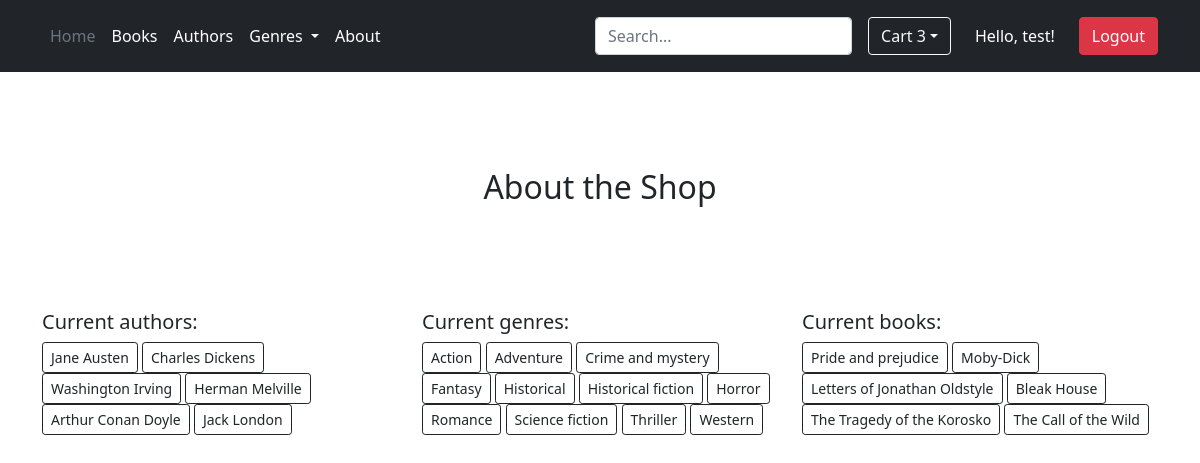
The page /about/ (signed in) on the database its author committed.
### cart/models.py (models this page shows, shortened)
class Cart(models.Model):
    user = models.ForeignKey(User, null=True, on_delete=models.CASCADE, related_name="cart")
    products = models.ManyToManyField(Book, blank=True)
    def get_total_price(self):
        return sum([book.price for book in self.products.all()])
    def get_total_quantity(self):
        return len([book for book in self.products.all()])

### catalog/models.py (models this page shows, shortened)
class Author(models.Model):
    first_name = models.CharField(max_length=100)
    last_name = models.CharField(max_length=100)
    date_of_birth = models.DateField(blank=True, null=True)
    date_of_death = models.DateField(blank=True, null=True)
    photo = models.ImageField(upload_to='authors/', blank=True)
    def get_author_url(self):
        return reverse("catalog-authors-author", args=[self.first_name, self.last_name, self.id])

class Book(models.Model):
    title = models.TextField()
    summary = models.TextField()
    date_of_publication = models.DateField(blank=True, null=True)
    price = models.DecimalField(max_digits=5, default=1.00, decimal_places=2)
    amount = models.IntegerField(null=False)
    book_cover = models.ImageField(upload_to='books/', blank=True, default="book-placeholder.jpeg")
    genre = models.ManyToManyField(Genre)
    author = models.ForeignKey(Author, on_delete=models.CASCADE, null=True, related_name="books")
    def get_genre(self):
        return ",".join([genre.name for genre in self.genre.all()])
    def get_book_url(self):
        return reverse("catalog-book", args=[self.id])
    get_genre.short_description = "Genre"

class Genre(models.Model):
    name = models.CharField(max_length=50)
    genre_picture = models.ImageField(upload_to='genres/', blank=True)
    def get_genre_url(self):
        return reverse("catalog-genres", args=[self.id])

### catalog/views.py (the view)
# urls.py: path('about/', AboutView.as_view(), name="catalog-about"),
class AboutView(TemplateView):
    template_name = "catalog/about.html"
    def get(self, request):
        authors = Author.objects.all()
        books = Book.objects.all()
        genres = Genre.objects.all()
        params = {
            'authors': authors,
            'books': books,
            'genres': genres
        }
        return render(request, self.template_name, params)

### templates/catalog/about.html
{% extends 'base.html' %}
{% block title %} About the Shop {% endblock %}
{% block content %}
<div class="container">
  <div class="row">
    <div class="col">
      <h5>Current authors:</h5>
      {% for author in authors %}
      <a href="{{ author.get_author_url}}" class="btn btn-sm btn-outline-dark">{{author.first_name}} {{author.last_name}}</a>
      {% endfor %}
    </div>
    <div class="col order-5">
      <h5>Current books:</h5>
      {% for book in books %}
      <a href="{{ book.get_book_url}}" class="btn btn-sm btn-outline-dark">{{book.title}}</a>
      {% endfor %}
    </div>
    <div class="col order-1">
      <h5>Current genres:</h5>
      {% for genre in genres %}
      <a href="{{ genre.get_genre_url}}" class="btn btn-sm btn-outline-dark">{{genre.name}}</a>
      {% endfor %}
    </div>
  </div>
</div>
{% endblock %}

### templates/base.html (shortened to what this page needs)
<!DOCTYPE html>
<html lang="en">
<head>
 <link href="https://cdn.jsdelivr.net/npm/bootstrap@5.0.2/dist/css/bootstrap.min.css" rel="stylesheet">
</head>
<body>
  <header class="p-3 bg-dark text-white">
      <div class="container" bis_skin_checked="1">
        <div class="d-flex flex-wrap align-items-center justify-content-center justify-content-lg-start" bis_skin_checked="1">
          <ul class="nav col-12 col-lg-auto me-lg-auto mb-2 justify-content-center mb-md-0">
            {% if genres %}
            <li><a href="{% url 'catalog-index' %}" class="nav-link px-2 text-secondary">Home</a></li>
            <li><a href="{% url 'catalog-index' %}" class="nav-link px-2 text-white">Books</a></li>
            <li><a href="{% url 'catalog-authors' %}" class="nav-link px-2 text-white">Authors</a></li>
            <li>
              <div class="dropdown">
                <span class="nav-link px-2 text-white dropdown-toggle" type="button" id="dropdownMenuButton" data-toggle="dropdown" aria-haspopup="true" aria-expanded="false">
                  Genres
                </span>
              </div>
            </li>
            {% endif %}
            <li><a href="{% url 'catalog-about' %}" class="nav-link px-2 text-white">About</a></li>
          </ul>
          <form class="col-12 col-lg-auto mb-3 mb-lg-0 me-lg-3" method="post" action="{% url 'catalog-search' %}">
            <input name="search" type="search" class="form-control form-control-dark" placeholder="Search..." aria-label="Search">
          </form>
          {% if user.is_authenticated %}
          <div class="dropdown">
                    <a class="btn btn-outline-light dropdown-toggle" id="dropdownMenuButton2" data-toggle="dropdown" aria-haspopup="true" aria-expanded="false">Cart {{user.cart.first.get_total_quantity}}</span></a>
                </div>
          <span class="px-4 text-white">Hello, {{user.username}}!</span><a href="{% url 'logout' %}" class="btn btn-danger">Logout</a>
          {% else %}
          <div class="text-end" bis_skin_checked="1">
            <a href="{% url 'login' %}" class="btn btn-outline-light me-2">Login</a>
            <a href="{% url 'accounts-signup' %}" class="btn btn-warning">Sign-up</a>
          </div>
          {% endif %}
        </div>
      </div>
  </header>
  <section class="py-5 text-center container">
          <div class="row py-lg-5" bis_skin_checked="1">
            <div class="col-lg-6 col-md-8 mx-auto" bis_skin_checked="1">
              <h2 class="fw-light">{% block title %} {% endblock %}</h2>
            </div>
          </div>
  </section>
    {% block content %}{% endblock %}
</body>
</html>

### rows shown on the page
Author: first_name "Jane", last_name "Austen"
Author: first_name "Charles", last_name "Dickens"
Author: first_name "Washington", last_name "Irving"
Author: first_name "Herman", last_name "Melville"
Author: first_name "Arthur", last_name "Conan Doyle"
Author: first_name "Jack", last_name "London"
Book: title "Pride and prejudice"
Book: title "Moby-Dick"
Book: title "Letters of Jonathan Oldstyle"
Book: title "Bleak House"
Book: title "The Tragedy of the Korosko"
Book: title "The Call of the Wild"
Genre: name "Action"
Genre: name "Adventure"
Genre: name "Crime and mystery"
Genre: name "Fantasy"
Genre: name "Historical"
Genre: name "Historical fiction"
Genre: name "Horror"
Genre: name "Romance"
Genre: name "Science fiction"
Genre: name "Thriller"
Genre: name "Western"

### other values the page prints
{{ user.cart.first.get_total_quantity }} "3"
{{ user.username }} "test"
